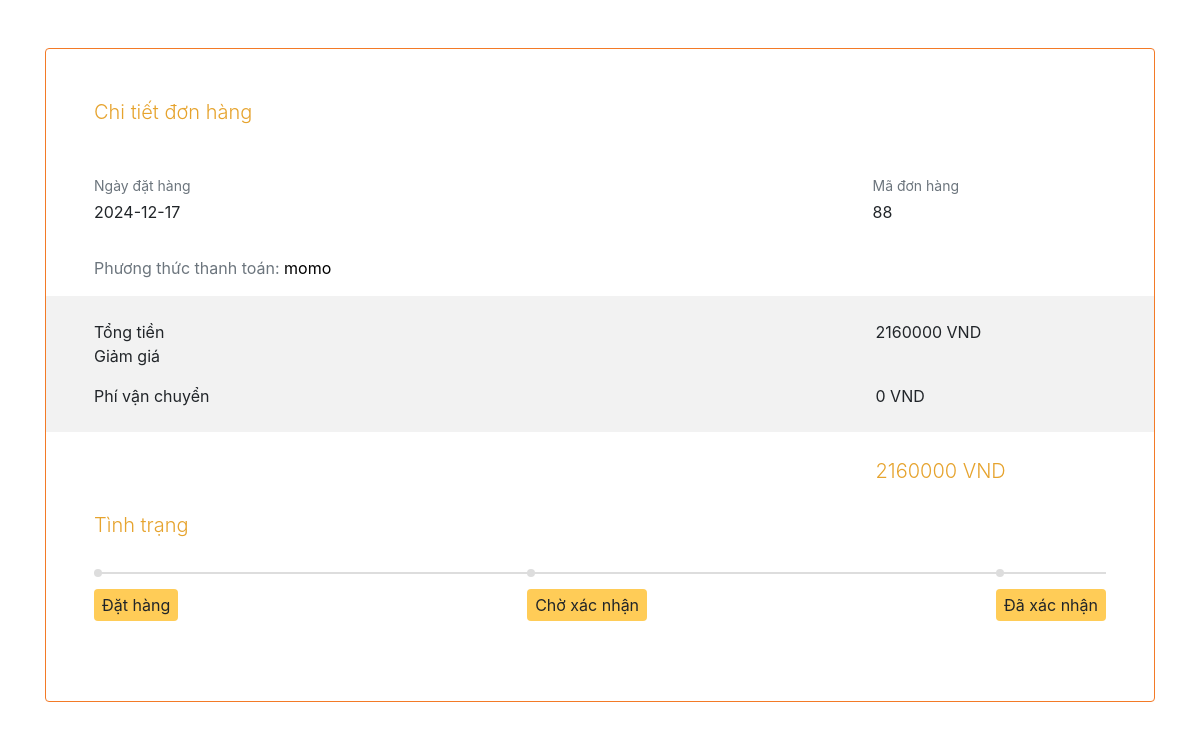
The app's page /pages/main/donmua/chitietdonhang.php?id=88 with its own data.
### tables this page shows
CREATE TABLE `thanhtoan` (
  `thanhtoanid` int(11) NOT NULL,
  `khachhangid` varchar(20) NOT NULL,
  `ngayorder` date NOT NULL DEFAULT current_timestamp(),
  `magiamgiaid` varchar(20) NOT NULL,
  `tongtien` int(20) NOT NULL,
  `hinhthucthanhtoan` varchar(255) NOT NULL,
  `tienhang` int(11) NOT NULL,
  `phiship` int(11) NOT NULL,
  `trangthai` varchar(200) NOT NULL
);

### pages/main/donmua/chitietdonhang.php (the view, shortened to what this page needs)
<!DOCTYPE html>
<html lang="en">
<head>
    <link rel="stylesheet" href="https://cdnjs.cloudflare.com/ajax/libs/font-awesome/6.0.0-beta3/css/all.min.css">
    <link rel="stylesheet" href="https://cdn.jsdelivr.net/npm/bootstrap@4.6.2/dist/css/bootstrap.min.css">
    <link rel="stylesheet" type="text/css" href="/css/Thanhtoan.css" />
</head>
<body>
    <body>
        <?php
        $connect = new mysqli('localhost', 'root', '', 'dbdoan');
        $iddonhang = $_GET['id'];
        $sql_select_donhang = "SELECT * FROM thanhtoan WHERE thanhtoanid = '" . $iddonhang . "'";
        $result_select_donhang = $connect->query($sql_select_donhang);
        $row_select_donhang = $result_select_donhang->fetch_assoc();
        ?>
        <section class="section_orderdetail">
            <div class="container py-5 h-100">
                <div class="row d-flex justify-content-center align-items-center ">
                    <div class="col">
                        <div class="card border-top border-bottom border-3" style="border-color: #f37a27 !important;">
                            <div class="card-body p-5">
                                <p class="lead fw-bold mb-5" style="color: #E6A32D;">Chi tiết đơn hàng</p>
                                <div class="row">
                                    <div class="col mb-8">
                                        <p class="small text-muted mb-1">Ngày đặt hàng</p>
                                        <p><?php echo $row_select_donhang['ngayorder'] ?></p>
                                    </div>
                                    <div class="col mb-3" style="padding-left: 530px;">
                                        <p class="small text-muted mb-1">Mã đơn hàng</p>
                                        <p><?php echo $row_select_donhang['thanhtoanid'] ?></p>
                                    </div>
                                </div>
                                <div class="row">
                                    <div class="col">
                                        <p class="text-muted">Phương thức thanh toán: <span style="color: black;"><?php echo $row_select_donhang['hinhthucthanhtoan'] ?></span></p>
                                    </div>
                                </div>
                                <div class="mx-n5 px-5 py-4" style="background-color: #f2f2f2;">
                                    <div class="row">
                                        <div class="col-md-8 col-lg-9">
                                            <p class="mb-0">Tổng tiền</p>
                                        </div>
                                        <div class="col-md-4 col-lg-3">
                                            <p class="mb-0"><?php echo $row_select_donhang['tienhang'] ?> VND</p>
                                        </div>
                                    </div>
                                    <div class="row">
                                        <div class="col-md-8 col-lg-9">
                                            <p>Giảm giá</p>
                                        </div>
                                        <div class="col-md-4 col-lg-3">
                                        </div>
                                    </div>
                                    <div class="row">
                                        <div class="col-md-8 col-lg-9">
                                            <p class="mb-0">Phí vận chuyển</p>
                                        </div>
                                        <div class="col-md-4 col-lg-3">
                                            <p class="mb-0"><?php echo $row_select_donhang['phiship'] ?> VND</p>
                                        </div>
                                    </div>
                                </div>
                                <div class="row my-4">
                                    <div class="col-md-4 offset-md-8 col-lg-3 offset-lg-9">
                                        <p class="lead fw-bold mb-0" style="color: #E6A32D;"><?php echo $row_select_donhang['tongtien'] ?> VND</p>
                                    </div>
                                </div>
                                <p class="lead fw-bold mb-4 pb-2" style="color: #E6A32D;">Tình trạng</p>
                                <div class="row">
                                    <div class="col-lg-12">
                                        <div class="horizontal-timeline">
                                            <?php
                                            $trangthai = $row_select_donhang['trangthai'];
                                            if ($trangthai == "Đã xác nhận") {
                                                echo '<ul class="list-inline items d-flex justify-content-between">
                <li class="list-inline-item items-list">
                    <p class="py-1 px-2 rounded text-black" style="background-color: #FFCC57;">Đặt hàng</p>
                </li>
                <li class="list-inline-item items-list">
                    <p class="py-1 px-2 rounded text-black" style="background-color: #FFCC57;">Chờ xác nhận</p>
                </li>
                <li class="list-inline-item items-list text-end">
                    <p class="py-1 px-2 rounded text-black" style="background-color: #FFCC57;">Đã xác nhận</p>
                </li>
            </ul>';
                                            } else if ($trangthai == "Chờ xác nhận") {
                                                echo '<ul class="list-inline items d-flex justify-content-between">
                <li class="list-inline-item items-list">
                    <p class="py-1 px-2 rounded text-black" style="background-color: #FFCC57;">Đặt hàng</p>
                </li>
                <li class="list-inline-item items-list text-end">
                    <p class="py-1 px-2 rounded text-black" style="background-color: #FFCC57;">Chờ xác nhận</p>
                </li>
            </ul>';
                                            }
                                            ?>
                                        </div>
                                    </div>
                                </div>
                            </div>
                        </div>
                    </div>
                </div>
            </div>
        </section>
    </body>
</body>
</html>

### css/Thanhtoan.css (style rules this page uses)
body { padding:0px; margin : 0px; }

### pages/main/donmua/chitietdonhang.php (style rules this page uses)
.horizontal-timeline .items { border-top: 2px solid #ddd; }
.horizontal-timeline .items .items-list { position: relative; margin-right: 0; }
.horizontal-timeline .items .items-list:before { content: ""; position: absolute; height: 8px; width: 8px; border-radius: 50%; background-color: #ddd; top: 0; margin-top: -5px; }
.horizontal-timeline .items .items-list { padding-top: 15px; }
.section_orderdetail { position: relative; display: flex; justify-content: center; align-items: center; margin-bottom: 540px; }

### records on screen
thanhtoan: ngayorder "2024-12-17", thanhtoanid "88", hinhthucthanhtoan "momo", tienhang "2160000", phiship "0", tongtien "2160000"
